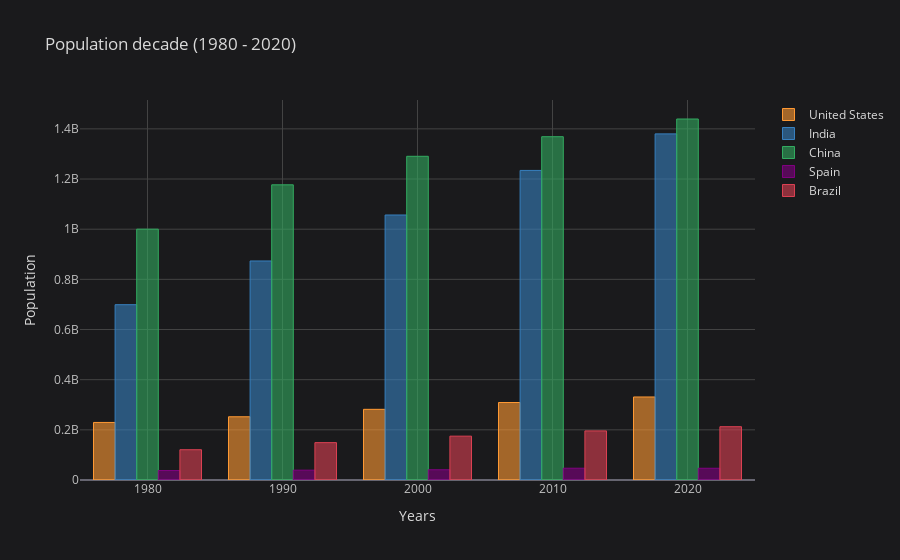

This figure's notebook cell:
### Markdown cell above
## Barplot grouped by “n” variables

### Code cell
# filter years out
df_population_sample = df_population[df_population.index.isin([1980, 1990, 2000, 2010, 2020])]

# plotting
df_population_sample.iplot(kind='bar', xTitle='Years',
                           yTitle='Population', theme='space', title='Population decade (1980 - 2020)')

### Figure 1 — Plotly figure (JSON) as saved in the notebook; plotly's stock layout.template omitted (floating-point values rounded to 4 significant figures)
{"data": [{"marker": {"color": "rgba(255, 153, 51, 0.6)", "line": {"color": "rgba(255, 153, 51, 1.0)", "width": 1}}, "name": "United States", "orientation": "v", "text": "", "type": "bar", "x": [1980, 1990, 2000, 2010, 2020], "y": [229476354, 252120309, 281710909, 309011475, 331002651]}, {"marker": {"color": "rgba(55, 128, 191, 0.6)", "line": {"color": "rgba(55, 128, 191, 1.0)", "width": 1}}, "name": "India", "orientation": "v", "text": "", "type": "bar", "x": [1980, 1990, 2000, 2010, 2020], "y": [698952844, 873277798, 1056575549, 1234281170, 1380004385]}, {"marker": {"color": "rgba(50, 171, 96, 0.6)", "line": {"color": "rgba(50, 171, 96, 1.0)", "width": 1}}, "name": "China", "orientation": "v", "text": "", "type": "bar", "x": [1980, 1990, 2000, 2010, 2020], "y": [1000089235, 1176883674, 1290550765, 1368810615, 1439323776]}, {"marker": {"color": "rgba(128, 0, 128, 0.6)", "line": {"color": "rgba(128, 0, 128, 1.0)", "width": 1}}, "name": "Spain", "orientation": "v", "text": "", "type": "bar", "x": [1980, 1990, 2000, 2010, 2020], "y": [37698196, 39202525, 40824754, 46931015, 46754778]}, {"marker": {"color": "rgba(219, 64, 82, 0.6)", "line": {"color": "rgba(219, 64, 82, 1.0)", "width": 1}}, "name": "Brazil", "orientation": "v", "text": "", "type": "bar", "x": [1980, 1990, 2000, 2010, 2020], "y": [120694009, 149003223, 174790340, 195713635, 212559417]}], "layout": {"legend": {"bgcolor": "#1A1A1C", "font": {"color": "#D9D9D9"}}, "paper_bgcolor": "#1A1A1C", "plot_bgcolor": "#1A1A1C", "title": {"font": {"color": "#D9D9D9"}, "text": "Population decade (1980 - 2020)"}, "xaxis": {"gridcolor": "#434343", "showgrid": true, "tickfont": {"color": "#C2C2C2"}, "title": {"font": {"color": "#D9D9D9"}, "text": "Years"}, "zerolinecolor": "#666570"}, "yaxis": {"gridcolor": "#434343", "showgrid": true, "tickfont": {"color": "#C2C2C2"}, "title": {"font": {"color": "#D9D9D9"}, "text": "Population"}, "zerolinecolor": "#666570"}}}
